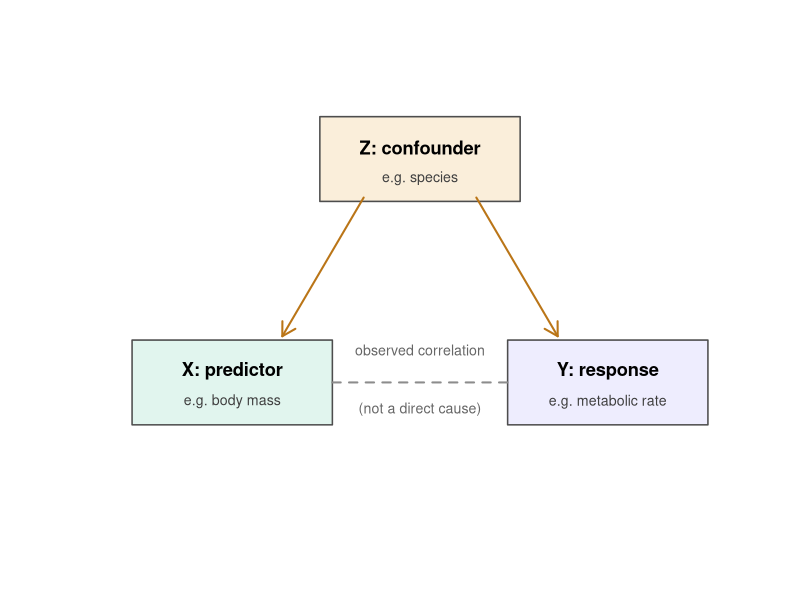
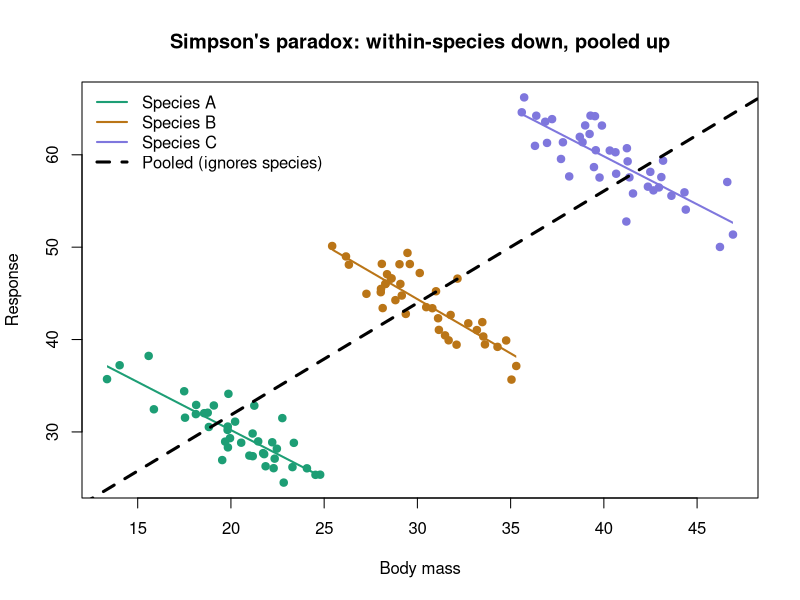

Recreate these plots in R, in order.
## ---- chunk 1
set.seed(7)
walkcor <- replicate(1000, {
  a <- cumsum(rnorm(30))     # one random walk
  b <- cumsum(rnorm(30))     # a totally independent second walk
  cor(a, b)
})

mean(abs(walkcor) > 0.7)     # fraction of independent pairs with |r| > 0.7
## ---- chunk 2
plot(NA, xlim = c(0, 10), ylim = c(0, 5), axes = FALSE, xlab = "", ylab = "")

node <- function(xc, yc, lab, sub, fill) {
  rect(xc - 1.6, yc - 0.55, xc + 1.6, yc + 0.55, col = fill,
       border = "grey30", lwd = 1.5)
  text(xc, yc + 0.15, lab, font = 2, cex = 1.1)
  text(xc, yc - 0.25, sub, cex = 0.85, col = "grey25")
}

node(5, 4.2, "Z: confounder",  "e.g. species",        "#FAEEDA")
node(2, 1.3, "X: predictor",   "e.g. body mass",      "#E1F5EE")
node(8, 1.3, "Y: response",    "e.g. metabolic rate", "#EEEDFE")

arrows(4.1, 3.7, 2.8, 1.9, lwd = 2, length = 0.15, col = "#BA7517")   # Z -> X
arrows(5.9, 3.7, 7.2, 1.9, lwd = 2, length = 0.15, col = "#BA7517")   # Z -> Y
segments(3.6, 1.3, 6.4, 1.3, lwd = 2, lty = 2, col = "grey55")        # X ~ Y
text(5, 1.72, "observed correlation", cex = 0.85, col = "grey40")
text(5, 0.95, "(not a direct cause)", cex = 0.85, col = "grey40")
## ---- chunk 3
set.seed(3)
N <- 200
Z <- rnorm(N)                 # the confounder
X <- 2 * Z + rnorm(N)         # Z influences X
Y <- 3 * Z + rnorm(N)         # Z influences Y — but X does NOT
## ---- chunk 4
naive <- lm(Y ~ X)
round(summary(naive)$coefficients, 4)
## ---- chunk 5
c(naive_slope = unname(coef(naive)["X"]),
  predicted   = 3 * cov(X, Z) / var(X),
  theory      = 3 * 2 / 5)
## ---- chunk 6
adjusted <- lm(Y ~ X + Z)
round(summary(adjusted)$coefficients, 4)
## ---- chunk 7
set.seed(1)

make_species <- function(n, mass_mean, base, slope = -1.2) {
  mass <- rnorm(n, mass_mean, 3)
  resp <- base + slope * (mass - mass_mean) + rnorm(n, 0, 2)
  data.frame(mass, resp)
}

# three species: bigger species have higher mass AND higher baseline response
d <- rbind(
  within(make_species(40, 20, 30), species <- "A"),
  within(make_species(40, 30, 45), species <- "B"),
  within(make_species(40, 40, 60), species <- "C")
)
d$species <- factor(d$species)
## ---- chunk 8
pooled <- lm(resp ~ mass, data = d)
coef(pooled)[["mass"]]        # pooled slope
## ---- chunk 9
adjusted <- lm(resp ~ mass + species, data = d)
coef(adjusted)[["mass"]]      # within-species slope
## ---- chunk 10
plot(resp ~ mass, data = d, col = c("#1D9E75", "#BA7517", "#7F77DD")[species],
     pch = 19, xlab = "Body mass", ylab = "Response",
     main = "Simpson's paradox: within-species down, pooled up")

# within-species regression lines (negative)
for (sp in levels(d$species)) {
  sub <- d[d$species == sp, ]
  fit <- lm(resp ~ mass, data = sub)
  clip(min(sub$mass), max(sub$mass), -100, 200)
  abline(fit, col = c("#1D9E75", "#BA7517", "#7F77DD")[which(levels(d$species) == sp)],
         lwd = 2)
}
do.call("clip", as.list(par("usr")))              # reset clip region
abline(pooled, col = "black", lwd = 3, lty = 2)   # pooled line (positive)
legend("topleft", bty = "n",
       legend = c("Species A", "Species B", "Species C", "Pooled (ignores species)"),
       col = c("#1D9E75", "#BA7517", "#7F77DD", "black"),
       lwd = c(2, 2, 2, 3), lty = c(1, 1, 1, 2))
